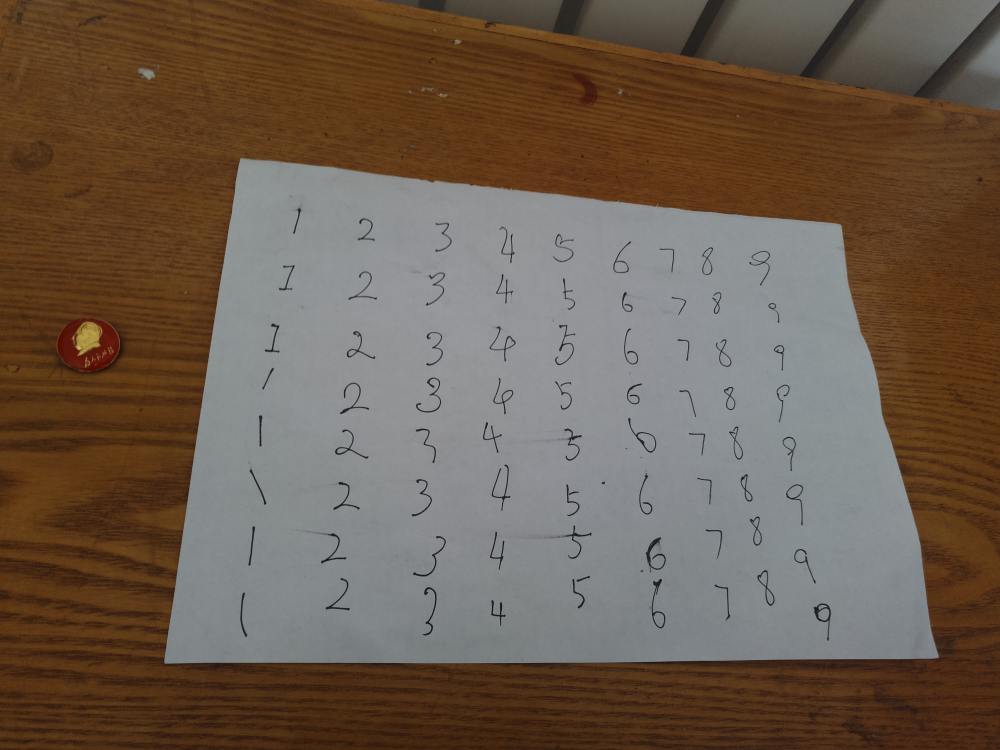
#> input picture 02.寻找A4纸所在的四边形区域与变形/src/raw_numbers_img.jpg, 4000 x 3000 px (shown at 1/4 size)
$ python perspective-transformation.py
#> lines starting #> are read from the running program, lines starting #| are printed output that depends on the picture
'''
A4纸投影
'''

import cv2
import numpy as np


gray = cv2.imread('raw_numbers_img.jpg', cv2.IMREAD_GRAYSCALE)
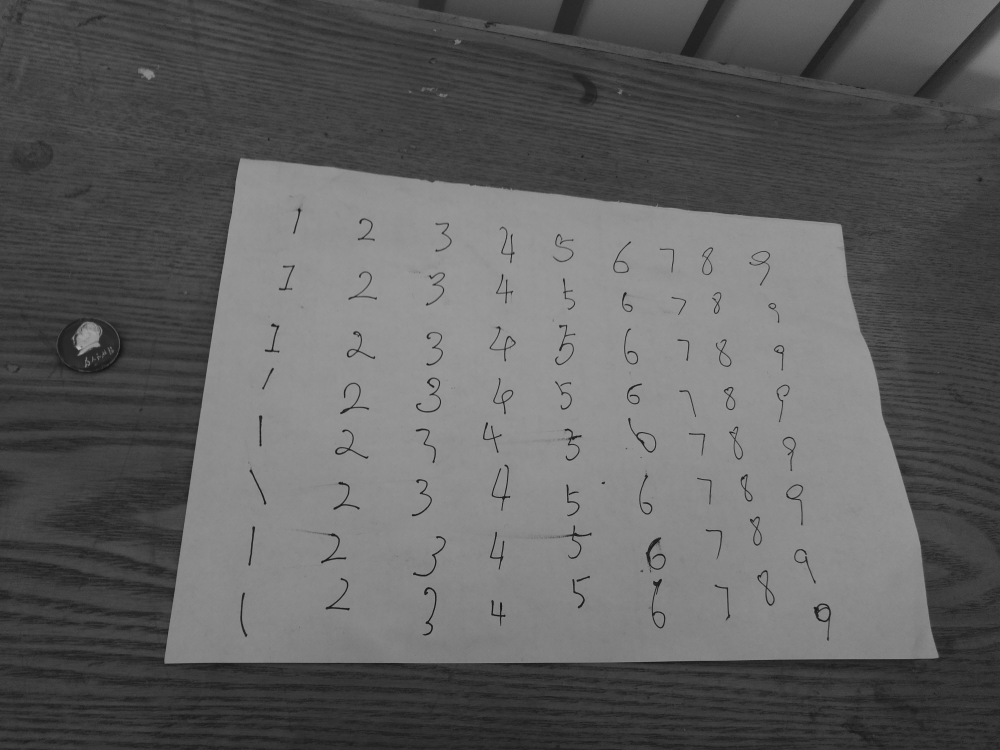
#> gray: shape (3000, 4000) (shown at 1/4 size); min 0, max 188, mean 95.3

# 因为之前膨胀了很多次，所以四边形区域需要向内收缩而且本身就有白色边缘
margin=40
pts1 = np.float32([[921+margin, 632+margin], [659+margin, 2695-margin], [3795-margin, 2630-margin], [3362-margin, 856+margin]])

pts2 = np.float32([[0,0], [0, 1000], [1400, 1000], [1400, 0]])

M = cv2.getPerspectiveTransform(pts1,pts2)
dst = cv2.warpPerspective(gray,M,(1400,1000))
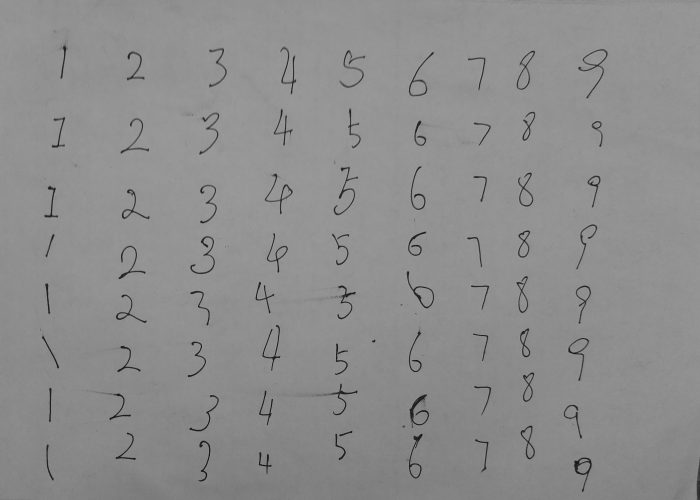
#> dst: shape (1000, 1400) (shown at 1/2 size); min 8, max 168, mean 141.3

cv2.imwrite('perpective-number.png', dst)
